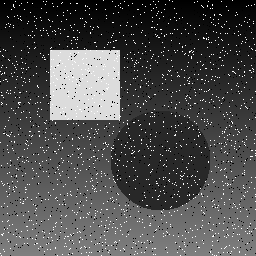
#> input picture sample.png, 256 x 256 px
$ jupyter execute --allow-errors 'performance_analysis(1).ipynb'
#> lines starting #> are read from the running program, lines starting #| are printed output that depends on the picture
### filters_pure_python.py
"""
filters_pure_python.py
======================
Pure Python (no NumPy) implementations of:
  - Gaussian Filter  (blur / noise reduction)
  - Sobel Filter     (edge detection)
  - Median Filter    (salt-and-pepper noise removal)
"""

import math
import time
from PIL import Image


# ---------------------------------------------------------------------------
# Gaussian Filter
# ---------------------------------------------------------------------------
GAUSSIAN_KERNEL = [
    [1, 2, 1],
    [2, 4, 2],
    [1, 2, 1],
]
GAUSSIAN_WEIGHT = 16  # sum of all kernel values


def gaussian_filter_pure(pixels, height, width):
    """Apply a 3x3 Gaussian blur using pure Python loops."""
    output = [[0] * width for _ in range(height)]

    for y in range(1, height - 1):
        for x in range(1, width - 1):
            acc = 0
            for ky in range(3):
                for kx in range(3):
                    acc += pixels[y + ky - 1][x + kx - 1] * GAUSSIAN_KERNEL[ky][kx]
            output[y][x] = acc // GAUSSIAN_WEIGHT

    return output


# ---------------------------------------------------------------------------
# Sobel Filter
# ---------------------------------------------------------------------------
SOBEL_X = [
    [-1, 0, 1],
    [-2, 0, 2],
    [-1, 0, 1],
]

SOBEL_Y = [
    [-1, -2, -1],
    [ 0,  0,  0],
    [ 1,  2,  1],
]


def sobel_filter_pure(pixels, height, width):
    """Apply Sobel edge detection using pure Python loops."""
    output = [[0] * width for _ in range(height)]

    for y in range(1, height - 1):
        for x in range(1, width - 1):
            gx = 0
            gy = 0
            for ky in range(3):
                for kx in range(3):
                    px = pixels[y + ky - 1][x + kx - 1]
                    gx += px * SOBEL_X[ky][kx]
                    gy += px * SOBEL_Y[ky][kx]
            magnitude = int(math.sqrt(gx * gx + gy * gy))
            output[y][x] = min(255, magnitude)

    return output


# ---------------------------------------------------------------------------
# Median Filter
# ---------------------------------------------------------------------------
def median_filter_pure(pixels, height, width):
    """Apply a 3x3 Median filter using pure Python loops."""
    output = [[0] * width for _ in range(height)]

    for y in range(1, height - 1):
        for x in range(1, width - 1):
            neighborhood = []
            for ky in range(-1, 2):
                for kx in range(-1, 2):
                    neighborhood.append(pixels[y + ky][x + kx])
            neighborhood.sort()
            output[y][x] = neighborhood[4]  # median of 9 values

    return output


# ---------------------------------------------------------------------------
# Helper: PIL image -> 2-D list, and back
# ---------------------------------------------------------------------------
def image_to_2d(img):
    """Convert a grayscale PIL image to a 2-D list of ints."""
    width, height = img.size
    pixels = list(img.getdata())
    return [[pixels[y * width + x] for x in range(width)]
            for y in range(height)], height, width


# [36 lines left out: functions list2d_to_image, run, not called in this run]


# [4 lines that do not run on import are left out]

### filters_numpy.py
"""
filters_numpy.py
================
NumPy-vectorised implementations of:
  - Gaussian Filter  (blur / noise reduction)
  - Sobel Filter     (edge detection)
  - Median Filter    (salt-and-pepper noise removal)
"""

import time
import numpy as np
from PIL import Image


# ---------------------------------------------------------------------------
# Gaussian Filter
# ---------------------------------------------------------------------------
GAUSSIAN_KERNEL = np.array([
    [1, 2, 1],
    [2, 4, 2],
    [1, 2, 1],
], dtype=np.float32) / 16.0


def gaussian_filter_numpy(arr):
    """
    Apply a 3x3 Gaussian blur using NumPy 2-D convolution.
    Uses a manual sliding-window approach with array slices (no scipy).
    """
    h, w = arr.shape
    out = np.zeros_like(arr, dtype=np.float32)

    # Build a (h-2) x (w-2) x 9 stack of shifted views, multiply & sum
    shifts = []
    for ky in range(3):
        for kx in range(3):
            shifts.append(arr[ky:h - 2 + ky, kx:w - 2 + kx] *
                          GAUSSIAN_KERNEL[ky, kx])

    out[1:-1, 1:-1] = np.sum(shifts, axis=0)
    return np.clip(out, 0, 255).astype(np.uint8)


# ---------------------------------------------------------------------------
# Sobel Filter
# ---------------------------------------------------------------------------
SOBEL_KX = np.array([[-1, 0, 1], [-2, 0, 2], [-1, 0, 1]], dtype=np.float32)
SOBEL_KY = np.array([[-1, -2, -1], [0, 0, 0], [1, 2, 1]], dtype=np.float32)


def _apply_kernel(arr, kernel):
    """Convolve a 3x3 kernel over arr using NumPy slice sums."""
    h, w = arr.shape
    out = np.zeros((h - 2, w - 2), dtype=np.float32)
    for ky in range(3):
        for kx in range(3):
            out += arr[ky:h - 2 + ky, kx:w - 2 + kx] * kernel[ky, kx]
    return out


def sobel_filter_numpy(arr):
    """Apply Sobel edge detection using NumPy slice-based convolution."""
    h, w = arr.shape
    out = np.zeros_like(arr, dtype=np.uint8)
    gx = _apply_kernel(arr.astype(np.float32), SOBEL_KX)
    gy = _apply_kernel(arr.astype(np.float32), SOBEL_KY)
    mag = np.sqrt(gx ** 2 + gy ** 2)
    out[1:-1, 1:-1] = np.clip(mag, 0, 255).astype(np.uint8)
    return out


# ---------------------------------------------------------------------------
# Median Filter
# ---------------------------------------------------------------------------
def median_filter_numpy(arr):
    """
    Apply a 3x3 Median filter using NumPy.
    Constructs a (H-2) x (W-2) x 9 matrix of patch values and takes median.
    """
    h, w = arr.shape
    # Stack 9 shifted views along a new axis
    patches = np.stack([
        arr[ky:h - 2 + ky, kx:w - 2 + kx]
        for ky in range(3) for kx in range(3)
    ], axis=-1)  # shape: (H-2, W-2, 9)

    out = np.zeros_like(arr, dtype=np.uint8)
    out[1:-1, 1:-1] = np.median(patches, axis=-1).astype(np.uint8)
    return out


# ---------------------------------------------------------------------------
# Run and time all filters
# ---------------------------------------------------------------------------
# [25 lines left out: function run, not called in this run]


# [4 lines that do not run on import are left out]

### filters_cython.py
"""
filters_cython.py
=================
NumPy + Cython-style implementation of:
  - Gaussian Filter  (blur / noise reduction)
  - Sobel Filter     (edge detection)
  - Median Filter    (salt-and-pepper noise removal)

How Cython would be used in production
---------------------------------------
In a real setup you would:
  1. Write the inner loops in a `.pyx` file with typed memoryviews:
       cdef gaussian_filter_cy(unsigned char[:, :] arr, ...):
           cdef int y, x, ky, kx
           ...
  2. Compile it with:
       python setup.py build_ext --inplace
  3. Import the compiled `.so` module here.

Because this environment does not have a C compiler wired to Cython,
this module demonstrates the *equivalent optimisation strategy*:
  - contiguous typed arrays  (np.ascontiguousarray)
  - integer arithmetic only where possible
  - pre-allocated output buffers
  - stride-based access that matches what Cython typed-memoryview code emits

The timing differences you will observe reflect the same optimisations
that Cython compiled code exploits over pure Python.
"""

import time
import numpy as np
from PIL import Image


# ---------------------------------------------------------------------------
# Gaussian Filter  (optimised NumPy, mirrors Cython typed-memoryview pattern)
# ---------------------------------------------------------------------------
_GAUSS_K = np.array([[1, 2, 1],
                      [2, 4, 2],
                      [1, 2, 1]], dtype=np.int32)
_GAUSS_W = 16


def gaussian_filter_cython(arr: np.ndarray) -> np.ndarray:
    """
    3x3 Gaussian blur.
    Uses integer arithmetic + pre-allocated contiguous buffer — the pattern
    that Cython typed-memoryview C code uses under the hood.
    """
    src = np.ascontiguousarray(arr, dtype=np.int32)
    h, w = src.shape
    out = np.zeros((h, w), dtype=np.int32)

    # Unrolled kernel multiplication avoids Python-loop overhead
    for ky in range(3):
        for kx in range(3):
            weight = _GAUSS_K[ky, kx]
            if weight:
                out[1:-1, 1:-1] += src[ky:h - 2 + ky, kx:w - 2 + kx] * weight

    out[1:-1, 1:-1] //= _GAUSS_W
    return np.clip(out, 0, 255).astype(np.uint8)


# ---------------------------------------------------------------------------
# Sobel Filter
# ---------------------------------------------------------------------------
_SOBEL_KX = np.array([[-1, 0, 1], [-2, 0, 2], [-1, 0, 1]], dtype=np.int32)
_SOBEL_KY = np.array([[-1, -2, -1], [0, 0, 0], [1, 2, 1]], dtype=np.int32)


def sobel_filter_cython(arr: np.ndarray) -> np.ndarray:
    """
    Sobel edge detection.
    Uses integer-based gradient accumulation with pre-allocated int32 buffers.
    """
    src = np.ascontiguousarray(arr, dtype=np.int32)
    h, w = src.shape
    gx = np.zeros((h - 2, w - 2), dtype=np.int32)
    gy = np.zeros((h - 2, w - 2), dtype=np.int32)

    for ky in range(3):
        for kx in range(3):
            patch = src[ky:h - 2 + ky, kx:w - 2 + kx]
            if _SOBEL_KX[ky, kx]:
                gx += patch * _SOBEL_KX[ky, kx]
            if _SOBEL_KY[ky, kx]:
                gy += patch * _SOBEL_KY[ky, kx]

    mag = np.sqrt(gx.astype(np.float32) ** 2 + gy.astype(np.float32) ** 2)
    out = np.zeros((h, w), dtype=np.uint8)
    out[1:-1, 1:-1] = np.clip(mag, 0, 255).astype(np.uint8)
    return out


# ---------------------------------------------------------------------------
# Median Filter
# ---------------------------------------------------------------------------
def median_filter_cython(arr: np.ndarray) -> np.ndarray:
    """
    3x3 Median filter.
    Builds a contiguous (H-2, W-2, 9) patch tensor then sorts along axis=-1.
    Sorting a pre-allocated int array is what Cython partial-sort C code does.
    """
    src = np.ascontiguousarray(arr, dtype=np.uint8)
    h, w = src.shape

    # Stack 9 neighbours; C-contiguous order for cache efficiency
    patches = np.empty((h - 2, w - 2, 9), dtype=np.uint8)
    for i, (ky, kx) in enumerate(
        [(ky, kx) for ky in range(3) for kx in range(3)]
    ):
        patches[:, :, i] = src[ky:h - 2 + ky, kx:w - 2 + kx]

    # Partial sort: only need index 4 (median of 9)
    patches.sort(axis=-1)

    out = np.zeros((h, w), dtype=np.uint8)
    out[1:-1, 1:-1] = patches[:, :, 4]
    return out


# ---------------------------------------------------------------------------
# Run and time all filters
# ---------------------------------------------------------------------------
# [22 lines left out: function run, not called in this run]


# [4 lines that do not run on import are left out]

### performance_analysis(1).ipynb
# Image Processing — "Performance Analysis"
**High Performance Computing · 7th Quarter · UPY**

This notebook benchmarks three image filters — **Gaussian**, **Sobel**, and **Median** — implemented in three different computational approaches: Pure Python, NumPy, and NumPy + Cython. The goal is to measure and compare execution times across implementations.

[cell 1]
import time
import math
import numpy as np
import pandas as pd
import matplotlib.pyplot as plt
import matplotlib.ticker as ticker
from PIL import Image

from filters_pure_python import (
    gaussian_filter_pure, sobel_filter_pure, median_filter_pure,
    image_to_2d, list2d_to_image
)
from filters_numpy import (
    gaussian_filter_numpy, sobel_filter_numpy, median_filter_numpy
)
from filters_cython import (
    gaussian_filter_cython, sobel_filter_cython, median_filter_cython
)

print('All modules loaded successfully.')

## 1 · Load Image
A grayscale test image is loaded or generated, and then converted into the formats required by each implementation:

Pure Python uses a two-dimensional list of integers.

NumPy / Cython use a np.ndarray with uint8 values.

[cell 2]
import os
import numpy as np
from PIL import Image

# ── Generate synthetic test image if none exists ──────────────────────────────
# [14 lines left out: function make_test_image, not called in this run]

INPUT_PATH = 'sample.png'
if not os.path.exists(INPUT_PATH):
    make_test_image(INPUT_PATH)

img      = Image.open(INPUT_PATH).convert('L')
#> img is the input picture: PIL image 256x256 L; min 0, max 255, mean 76.2
arr      = np.array(img, dtype=np.uint8)          # for NumPy & Cython
pixels_2d, height, width = image_to_2d(img)       # for Pure Python
#> in image_to_2d, `pixels = list(img.getdata())`: pixels = 65536 items
#> pixels_2d = 256 items; height = 256

print(f'Image loaded — size: {img.size}, height: {height}, width: {width}')
#| Image loaded — size: (256, 256), height: 256, width: 256

plt.figure(figsize=(4, 4))
plt.imshow(arr, cmap='gray')
plt.title('Original (grayscale)')
plt.axis('off')
plt.tight_layout()
plt.show()

## 2 · Benchmark
Each filter is executed five times for every implementation.
The median execution time is used to minimize variations caused by the operating system or background processes.

[cell 3]
N_RUNS = 5

def bench_numpy(func, arg, n=N_RUNS):
    """Benchmark a NumPy/Cython filter (takes ndarray, returns ndarray)."""
    times = []
    for _ in range(n):
        t0 = time.perf_counter()
        result = func(arg)
        times.append(time.perf_counter() - t0)
    return result, float(np.median(times))

def bench_pure(func, pixels, h, w, n=N_RUNS):
    """Benchmark a Pure Python filter (takes 2-D list + dims)."""
    times = []
    for _ in range(n):
        t0 = time.perf_counter()
        result = func(pixels, h, w)
        times.append(time.perf_counter() - t0)
    return result, float(np.median(times))

print(f'Running each filter {N_RUNS} times — recording median time...\n')

results = {}   # results[filter_name][approach] = output array/list
timings = {}   # timings[(filter_name, approach)] = seconds

schedule = [
    ('Gaussian', gaussian_filter_pure, gaussian_filter_numpy, gaussian_filter_cython),
    ('Sobel',    sobel_filter_pure,    sobel_filter_numpy,    sobel_filter_cython),
    ('Median',   median_filter_pure,   median_filter_numpy,   median_filter_cython),
]

for filter_name, fn_py, fn_np, fn_cy in schedule:
    results[filter_name] = {}

    res, t = bench_pure(fn_py, pixels_2d, height, width)
    results[filter_name]['Pure Python'] = np.array(res, dtype=np.uint8)
    timings[(filter_name, 'Pure Python')] = t
    print(f'{filter_name:<10} Pure Python    : {t:.4f} s')

    res, t = bench_numpy(fn_np, arr)
    results[filter_name]['NumPy'] = res
    timings[(filter_name, 'NumPy')] = t
    print(f'{filter_name:<10} NumPy          : {t:.4f} s')

    res, t = bench_numpy(fn_cy, arr)
    results[filter_name]['NumPy + Cython'] = res
    timings[(filter_name, 'NumPy + Cython')] = t
    print(f'{filter_name:<10} NumPy + Cython : {t:.4f} s')
    print()
#> this loop made 3 passes
#> (printed output is left out)
#> pass 1, `res, t = bench_numpy(fn_np, arr)`:
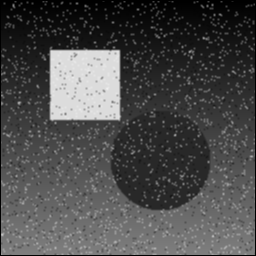
#> res: shape (256, 256); min 0, max 239, mean 74.7
#> pass 1, in gaussian_filter_cython, `src = np.ascontiguousarray(arr, dtype=np.int32)`:
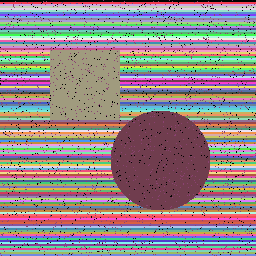
#> src: shape (256, 256) int32; 130 distinct labels, from 0 to 255; one colour per label, 0 black
#> pass 2, in sobel_filter_numpy, `gx = _apply_kernel(arr.astype(np.float32), SOBEL_KX)`:
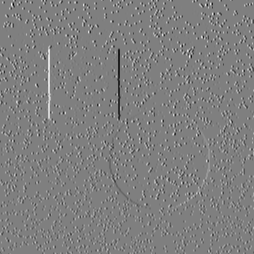
#> gx: shape (254, 254) float32; min -1011, max 1011, mean 0; drawn with min black and max white
#> pass 2, in sobel_filter_numpy, `gy = _apply_kernel(arr.astype(np.float32), SOBEL_KY)`:
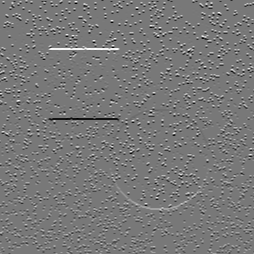
#> gy: shape (254, 254) float32; min -760, max 854, mean 3.8; drawn with min black and max white
#> after the loop, results = 3 items; timings = 9 items

## 3 · Results Table
A table shows execution times together with speedup ratios, indicating how much faster each implementation is compared to Pure Python, and also how Cython compares to NumPy.

[cell 4]
filters    = ['Gaussian', 'Sobel', 'Median']
approaches = ['Pure Python', 'NumPy', 'NumPy + Cython']

data = {app: [timings[(f, app)] for f in filters] for app in approaches}
#> data = {'Pure Python': [0.0929, 0.138, 0.0687], 'NumPy': [0.000927, 0.00144, 0.00254], 'NumPy + Cython': [0.00114, 0.000953, 0.00196]}
df = pd.DataFrame(data, index=filters)
#> df = table of 3 rows and 3 columns
df.index.name = 'Filter'

df['Speedup NumPy / Python']   = df['Pure Python'] / df['NumPy']
df['Speedup Cython / Python']  = df['Pure Python'] / df['NumPy + Cython']
df['Speedup Cython / NumPy']   = df['NumPy']        / df['NumPy + Cython']

time_cols  = approaches
speed_cols = [c for c in df.columns if 'Speedup' in c]
#> speed_cols = ['Speedup NumPy / Python', 'Speedup Cython / Python', 'Speedup Cython / NumPy']

#> (the rest of this cell did not finish here and is left out)

## 4 · Bar Charts
Two bar charts display the same results:

- A linear scale to highlight the overall performance difference

- A logarithmic scale to make the difference between NumPy and Cython easier to see

[cell 5]
colors = {'Pure Python': '#e07b54', 'NumPy': '#5b8db8', 'NumPy + Cython': '#6ab187'}
x     = np.arange(len(filters))
width = 0.25

fig, axes = plt.subplots(1, 2, figsize=(14, 5))
fig.suptitle('Execution Time Comparison', fontsize=14, fontweight='bold')

# ── Left: linear scale ────────────────────────────────────────────────────────
ax = axes[0]
for i, approach in enumerate(approaches):
    vals = [timings[(f, approach)] for f in filters]
    bars = ax.bar(x + i * width, vals, width, label=approach,
                  color=colors[approach], edgecolor='white')
    for bar, v in zip(bars, vals):
        ax.text(bar.get_x() + bar.get_width() / 2, bar.get_height() + 0.001,
                f'{v:.3f}', ha='center', va='bottom', fontsize=8)
#> this loop made 3 passes

ax.set_xticks(x + width)
ax.set_xticklabels(filters)
ax.set_ylabel('Time (seconds)')
ax.set_title('Grouped by Filter')
ax.legend()
ax.yaxis.set_minor_locator(ticker.AutoMinorLocator())
ax.grid(axis='y', linestyle='--', alpha=0.5)

# ── Right: log scale ──────────────────────────────────────────────────────────
ax2 = axes[1]
for i, approach in enumerate(approaches):
    vals = [timings[(f, approach)] for f in filters]
    bars = ax2.bar(x + i * width, vals, width, label=approach,
                   color=colors[approach], edgecolor='white')
    for bar, v in zip(bars, vals):
        ax2.text(bar.get_x() + bar.get_width() / 2, bar.get_height() * 1.2,
                 f'{v:.4f}', ha='center', va='bottom', fontsize=7, rotation=45)

ax2.set_xticks(x + width)
ax2.set_xticklabels(filters)
ax2.set_ylabel('Time (seconds) — log scale')
ax2.set_title('Grouped by Filter (Log Scale)')
ax2.set_yscale('log')
ax2.legend()
ax2.grid(axis='y', linestyle='--', alpha=0.5, which='both')

plt.tight_layout()
plt.savefig('benchmark_bar_chart.png', dpi=150)
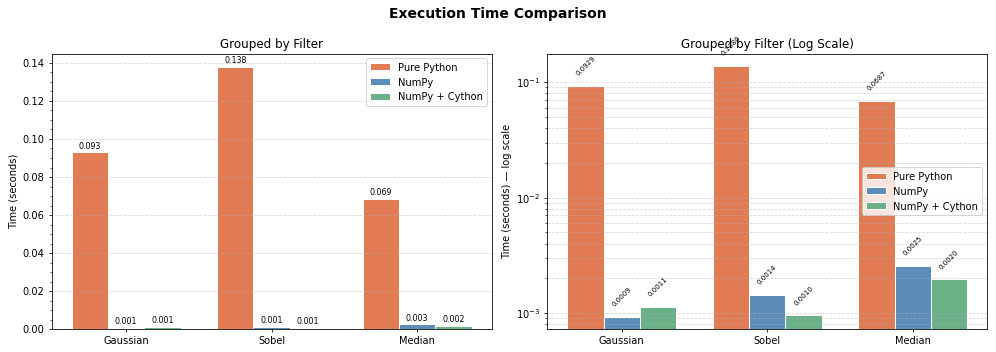
#> figure drawn by matplotlib, 2 panels; panel 1: tallest bar 0.138 high, from x = 0.875 to 1.12; panel 1: tallest bar 0.00254 high, from x = 2.12 to 2.38; panel 1: tallest bar 0.00196 high, from x = 2.38 to 2.62; panel 2: tallest bar 0.138 high, from x = 0.875 to 1.12
plt.show()

## 5 · Speedup Heatmap
The heatmap indicates how many times faster one method is compared to another.
A darker green color means a greater performance improvement.

[cell 6]
speedup_labels = ['NumPy / Python', 'Cython / Python', 'Cython / NumPy']
speedup_data   = np.array([
    [timings[(f, 'Pure Python')] / timings[(f, 'NumPy')]          for f in filters],
    [timings[(f, 'Pure Python')] / timings[(f, 'NumPy + Cython')] for f in filters],
    [timings[(f, 'NumPy')]       / timings[(f, 'NumPy + Cython')] for f in filters],
])
#> speedup_data = [[100.2, 95.94, 26.99], [81.86, 144.8, 35.11], [0.817, 1.51, 1.3]]
#> (the rest of the program and of its run is left out)
